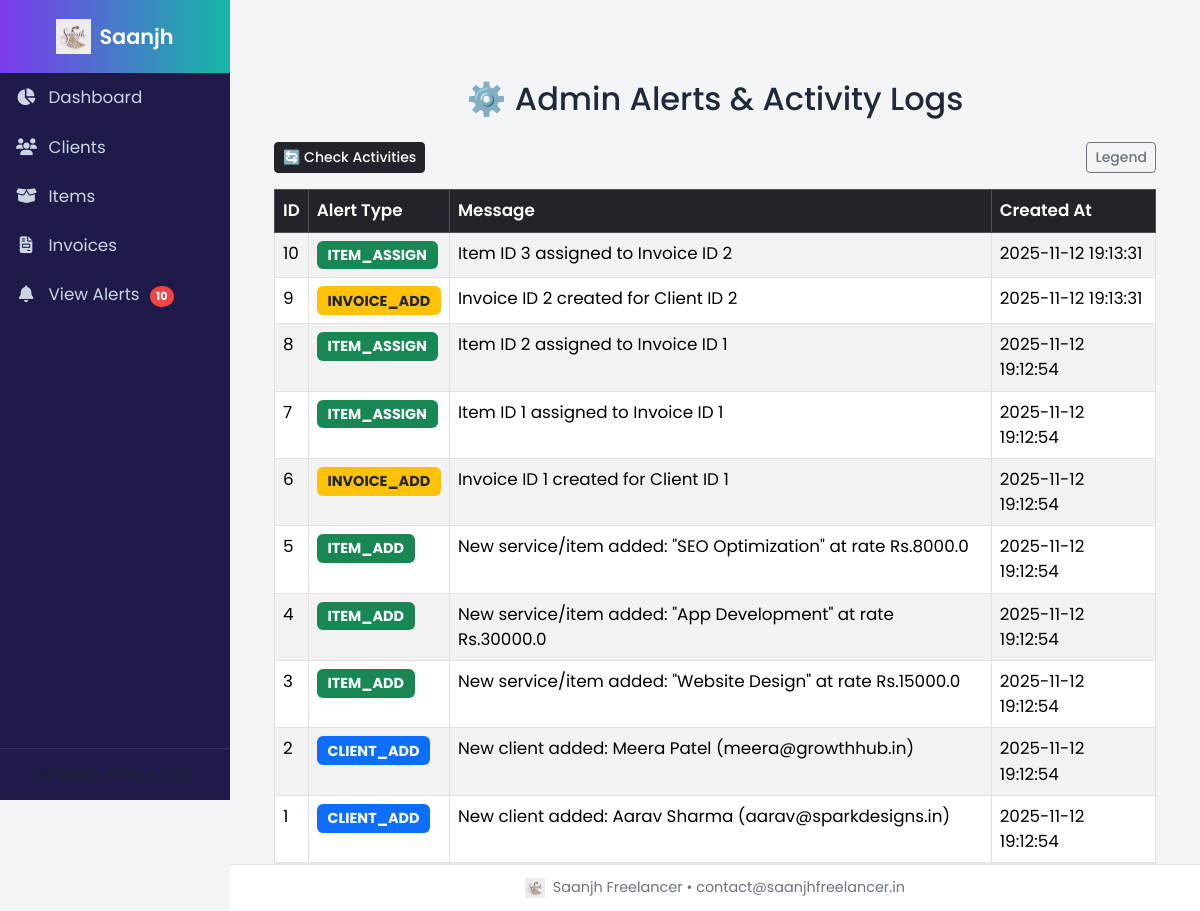
Screenshot of /admin/alerts with the database file from the repository.
### tables this page shows
CREATE TABLE admin_alerts(
    id INTEGER PRIMARY KEY AUTOINCREMENT,
    alert_type TEXT,
    message TEXT,
    created_at TEXT DEFAULT (datetime('now','localtime'))
);

### app.py (the view)
@app.route('/admin/alerts')
def admin_alerts():
    conn = connect()
    rows = conn.execute("SELECT * FROM admin_alerts ORDER BY id DESC").fetchall()
    alerts = [dict(r) for r in rows]
    conn.close()
    return render_template('alerts.html', alerts=alerts)

### app.py (called while the page is built)
def connect():
    conn = sqlite3.connect(DB)
    conn.row_factory = sqlite3.Row
    return conn

### templates/alerts.html (shortened to what this page needs)
{% extends "base.html" %}
{% block content %}
<div class="container mt-5">
    <h2 class="text-center mb-4">⚙️ Admin Alerts & Activity Logs</h2>
    <div class="d-flex justify-content-between align-items-center mb-3">
        <button id="refreshBtn" class="btn btn-dark btn-sm">
            🔄 Check Activities
        </button>
        <button id="legendToggle" class="btn btn-outline-secondary btn-sm">
            Legend
        </button>
    </div>
    {% if alerts %}
        <div class="table-responsive">
            <table class="table table-bordered table-striped shadow-sm" id="alertsTable">
                <thead class="table-dark">
                    <tr>
                        <th>ID</th>
                        <th>Alert Type</th>
                        <th>Message</th>
                        <th>Created At</th>
                    </tr>
                </thead>
                <tbody id="alertTableBody">
                    {% for alert in alerts %}
                    <tr>
                        <td>{{ alert.id }}</td>
                        <td>
                            {% set t = alert.alert_type %}
                            {% if t.endswith('_DELETE') or t == 'OVERDUE' %}
                                <span class="badge bg-danger">{{ t }}</span>
                            {% elif t.startswith('CLIENT_') %}
                                <span class="badge bg-primary">{{ t }}</span>
                            {% elif t.startswith('ITEM_') %}
                                <span class="badge bg-success">{{ t }}</span>
                            {% elif t.startswith('INVOICE_') %}
                                <span class="badge bg-warning text-dark">{{ t }}</span>
                            {% else %}
                                <span class="badge bg-secondary">{{ t }}</span>
                            {% endif %}
                        </td>
                        <td>{{ alert.message }}</td>
                        <td>{{ alert.created_at }}</td>
                    </tr>
                    {% endfor %}
                </tbody>
            </table>
        </div>
    {% else %}
        <div class="alert alert-info text-center">
            No admin alerts yet. Perform add/update/delete actions to generate logs.
        </div>
    {% endif %}
    <div class="toast-container position-fixed bottom-0 end-0 p-3">
    </div>
</div>
{% endblock %}

### static/style.css (style rules this page uses)
:root { --saanjh-purple: #7c3aed; --saanjh-teal: #14b8a6; --saanjh-bg: #f8fafc; --saanjh-text: #1f2937; }
body { font-family: 'Poppins', sans-serif; font-size: 1.05rem; background-color: var(--saanjh-bg); color: var(--saanjh-text); scroll-behavior: smooth; }
.btn { transition: all 0.25s ease; font-weight: 500; }
.table thead th { font-weight: 600; }
.badge { font-size: 0.9rem; padding: 0.5em 0.75em; border-radius: 6px; }

### templates/base.html (style rules this page uses)
:root { --saanjh-purple:#7c3aed; --saanjh-teal:#14b8a6; --sidebar-bg:#1e1b4b; }
body { font-family:'Poppins',sans-serif; background:#f3f4f6; overflow-x:hidden; min-height:100vh; display:flex; }

### rows the page displays
admin_alerts: id "10", alert_type "ITEM_ASSIGN", message "Item ID 3 assigned to Invoice ID 2", created_at "2025-11-12 19:13:31"
admin_alerts: id "9", alert_type "INVOICE_ADD", message "Invoice ID 2 created for Client ID 2", created_at "2025-11-12 19:13:31"
admin_alerts: id "8", alert_type "ITEM_ASSIGN", message "Item ID 2 assigned to Invoice ID 1", created_at "2025-11-12 19:12:54"
admin_alerts: id "7", alert_type "ITEM_ASSIGN", message "Item ID 1 assigned to Invoice ID 1", created_at "2025-11-12 19:12:54"
admin_alerts: id "6", alert_type "INVOICE_ADD", message "Invoice ID 1 created for Client ID 1", created_at "2025-11-12 19:12:54"
admin_alerts: id "5", alert_type "ITEM_ADD", message "New service/item added: \"SEO Optimization\" at rate Rs.8000.0", created_at "2025-11-12 19:12:54"
admin_alerts: id "4", alert_type "ITEM_ADD", message "New service/item added: \"App Development\" at rate Rs.30000.0", created_at "2025-11-12 19:12:54"
admin_alerts: id "3", alert_type "ITEM_ADD", message "New service/item added: \"Website Design\" at rate Rs.15000.0", created_at "2025-11-12 19:12:54"
admin_alerts: id "2", alert_type "CLIENT_ADD", message "New client added: Meera Patel (meera@growthhub.in)", created_at "2025-11-12 19:12:54"
admin_alerts: id "1", alert_type "CLIENT_ADD", message "New client added: Aarav Sharma (aarav@sparkdesigns.in)", created_at "2025-11-12 19:12:54"

### other values shown
{{ config['BUSINESS_NAME'] }} "Saanjh Freelancer"
{{ config['BUSINESS_EMAIL'] }} "contact@saanjhfreelancer.in"
